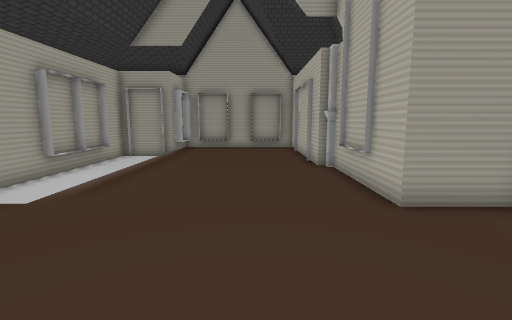
[1] (above)

12 first-person views from a walk through a world built for the Gazebo simulator. The camera is 0.36 m above the floor, tilts 8° down and sees 85° across. The floor is counted in squares, 0.2 m on a side. Each view is taken from the middle of a square. On the plan, view 1 faces up. The plan holds only what a view shows up to about 15 squares ahead; the rest is blank.

[2]
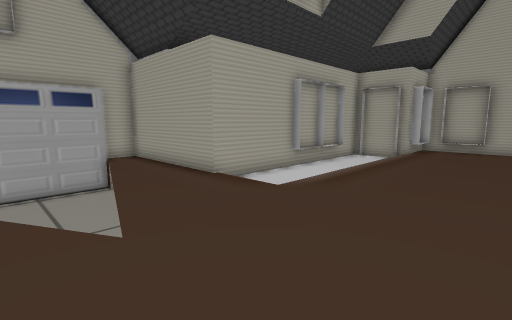

[3]
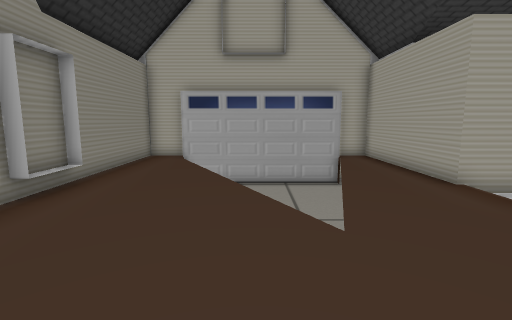

[4]
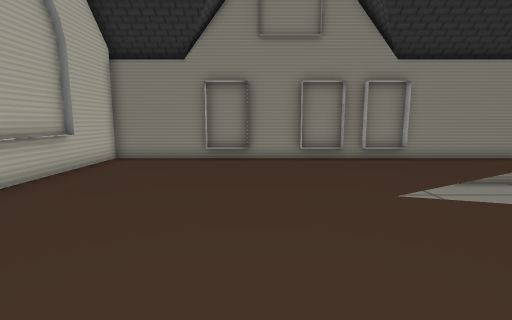

[5]
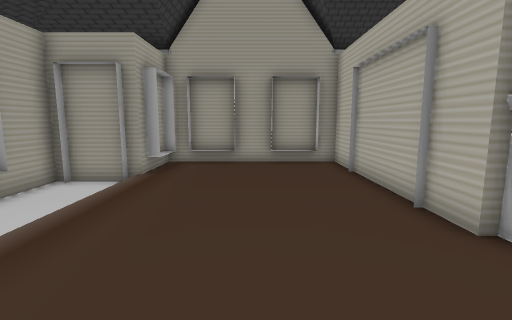

[6]
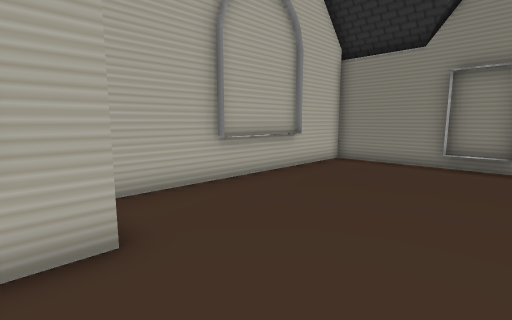

[7]
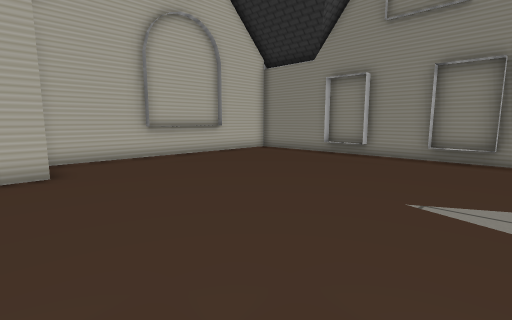

[8]
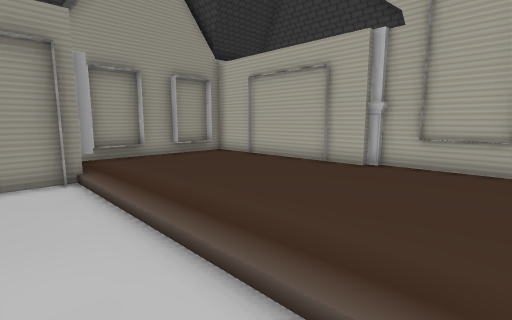

[9]
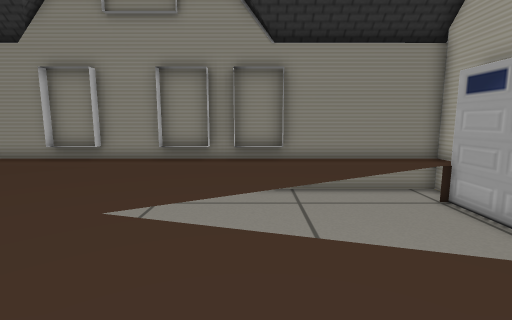

[10]
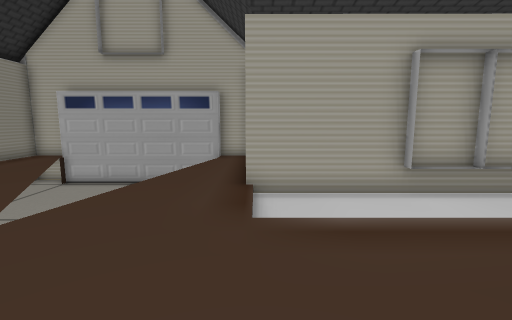

[11]
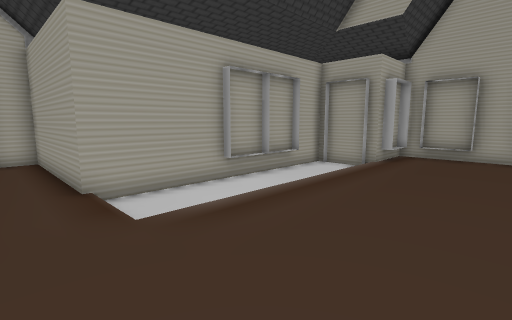

[12]
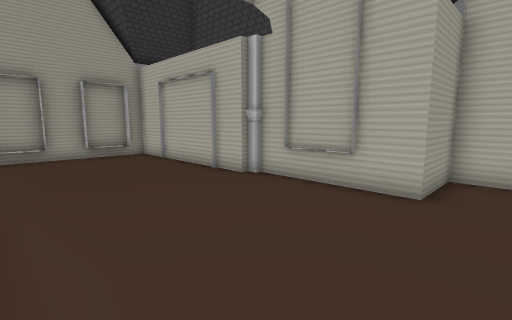

### Floor plan
Key: @ floor where view 1 was taken; # wall or solid block; x gap in a wall; . main floor; - floor 0.05 m lower than the main floor; v drop or lower ground.
Columns run from 15 left of view 1 to 6 right of it. Each row starts with its distance up from view 1.
 19           #########
 18           #.......#
 17         ###.......#
 16        ##-........#
 15        #--........#
 14        #--........#
 13        #--........#
 12        #--........#
 11        #--........#
 10        #--........#
  9        #--........#
  8        #--........#
  7        #--........#
  6 ########--........####
  5 #....................#
  4 #xv..................#
  3  vvvvvv..............#
  2  vvvvvvvvv...........#
  1  vvvvv   vv..........#
  0  vvvvvvvv......@.....#
 -1  vvvvvv..............#
 -2  vvvv................#
 -3  xvv.................#
 -4 #....................#
 -5 #......######..##....#
 -6 #########  ###########

Where each view was taken, in squares from view 1:
view 1: 0 up, 0 right, facing up
view 2: 0 up, 0 right, facing up-left
view 3: 0 up, 0 right, facing left
view 4: 8 up, 1 left, facing down
view 5: 7 up, 1 left, facing up
view 6: 7 up, 1 left, facing down-right
view 7: 7 up, 6 left, facing down-right
view 8: 7 up, 7 left, facing up-right
view 9: 6 up, 7 left, facing down
view 10: 6 up, 0 right, facing left
view 11: 4 up, 0 right, facing up-left
view 12: 4 up, 4 left, facing up-right
